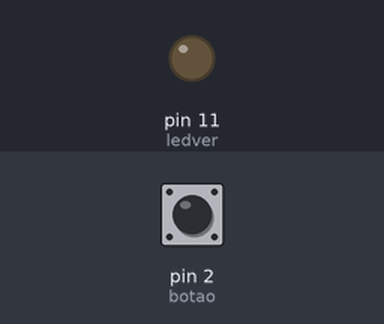
Recording of a sketch running on a simulated Arduino Uno, built with avr-gcc and run on an emulated ATmega328P. Shown: output pins drawn as LEDs (lit = HIGH). Dashed ring = blinking. The test bench sets the inputs (shaded band); at power-on: pin 2 (botao) LOW.

Above: at 1.2 s.
1.3 s: pin 2 (botao) pulled HIGH for 1 s
At 1.75 s:
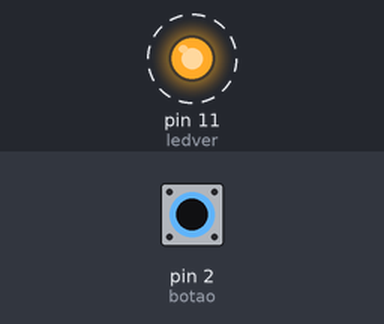
4.3 s: pin 2 (botao) pulled HIGH for 3.2 s
At 7.8 s:
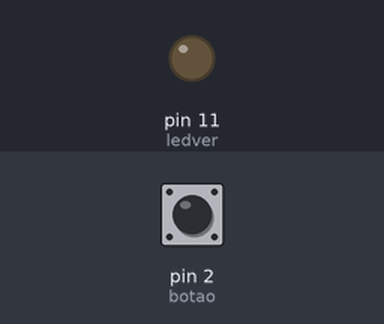
Timing chart, 0 to 9.3 s (numbered marks = the images above; inputs shaded):
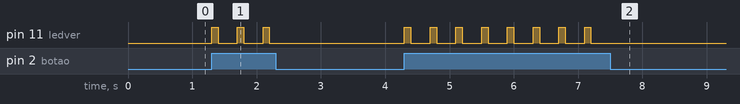

The sketch:

Botao.ino
```cpp
#define botao 2
#define ledver 11


int botaoestado = 0;

void setup() {

  pinMode (botao, INPUT);
  pinMode (ledver, OUTPUT);

}

void loop() {

  botaoestado = digitalRead (botao);
  if (botaoestado == HIGH) {
      digitalWrite (ledver, HIGH);
      delay(100);
      digitalWrite (ledver, LOW);
      delay(300);

  }

  else {
    digitalWrite (ledver, LOW);

  }


  }
```

Measured:
- after the input at 1.3 s, pin 11 (ledver): alternates HIGH for 0.10 s and LOW for 0.30 s, 6 changes in all, then stays LOW, starting at once
- after the input at 4.3 s, pin 11 (ledver): alternates HIGH for 0.10 s and LOW for 0.30 s, 16 changes in all, then stays LOW, starting at once
